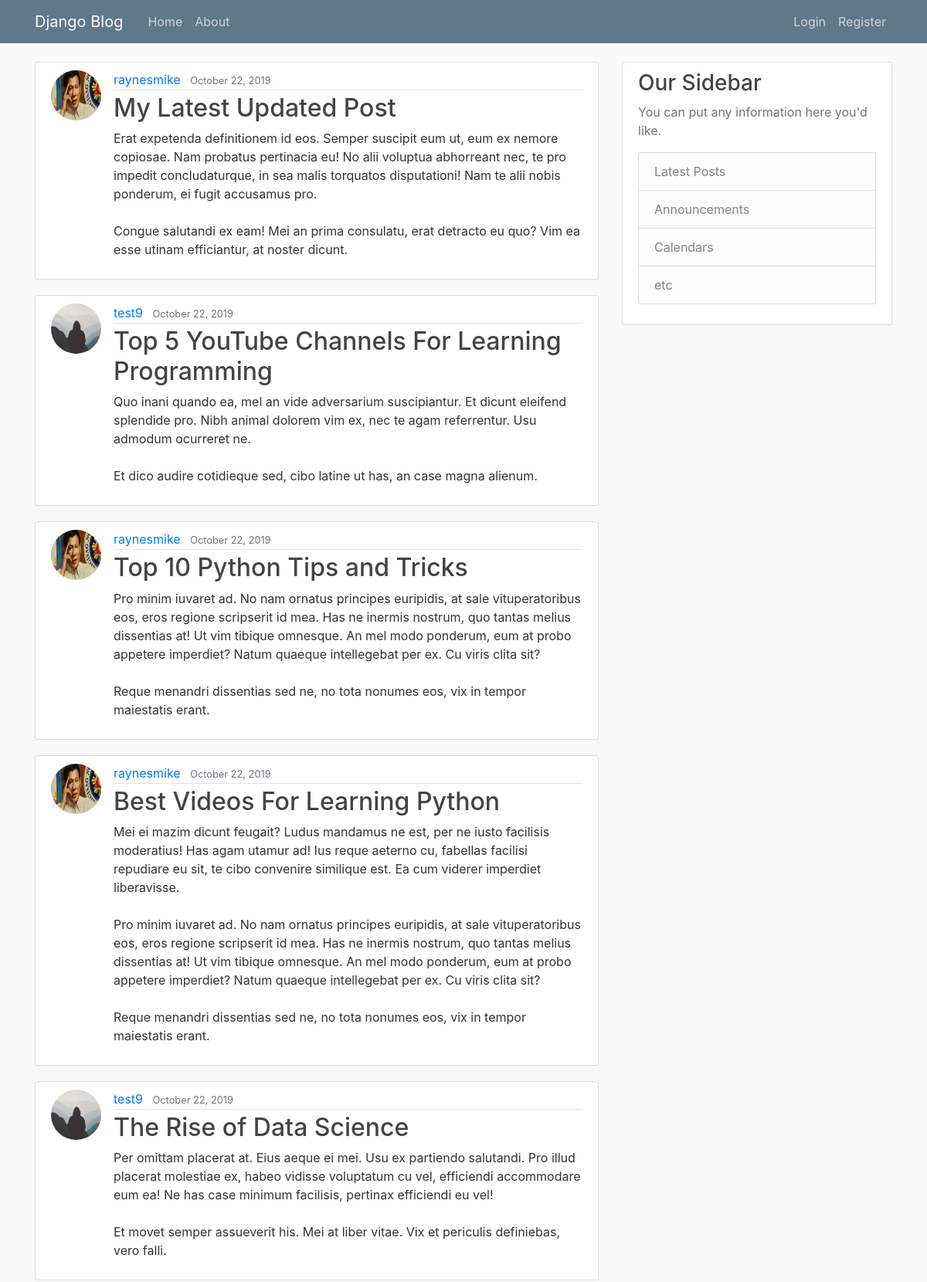
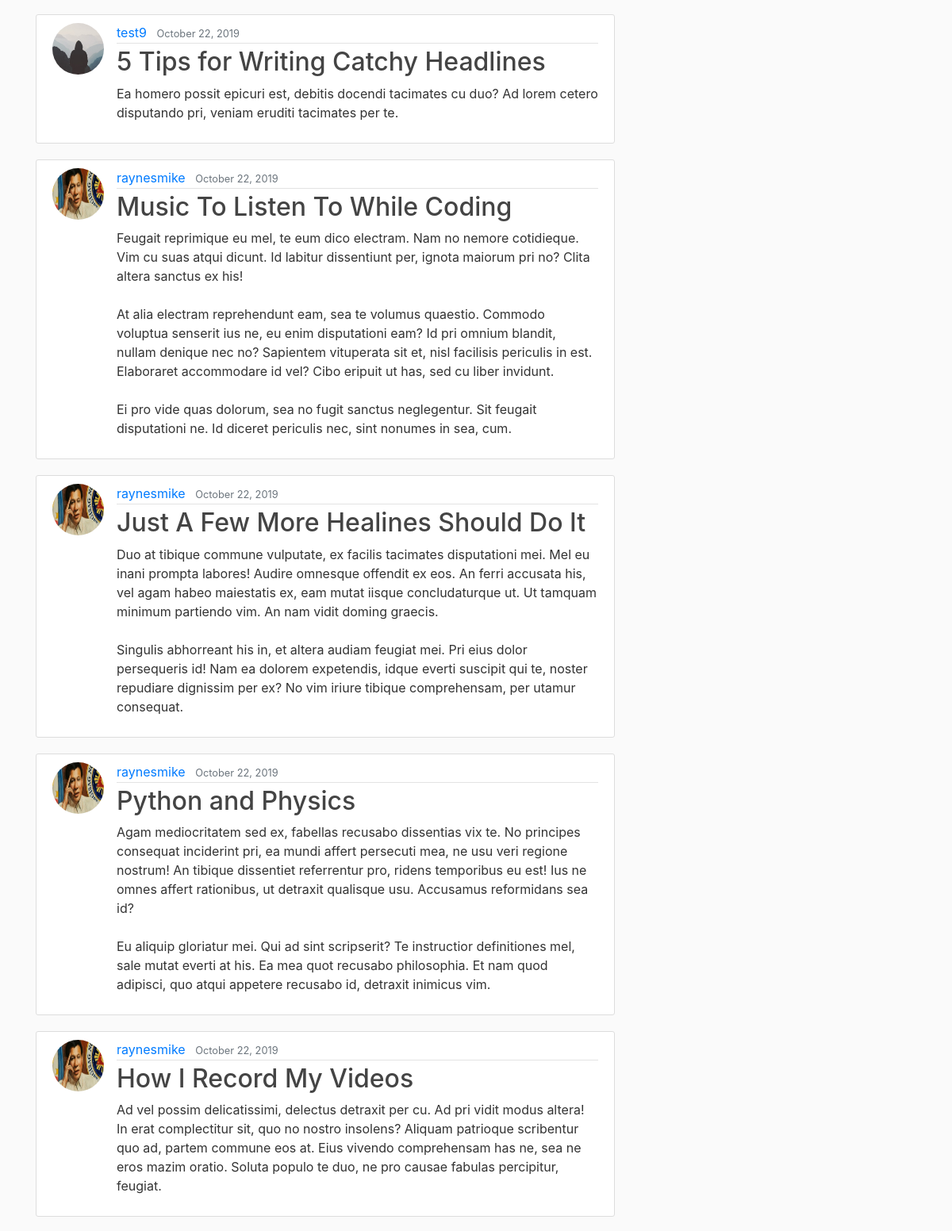
The page / (upper part) on the database its author committed (2 pictures, top to bottom).
### blog/models.py (models this page shows, shortened)
class Post(models.Model):
    title = models.CharField(max_length=100)
    content = models.TextField()
    date_posted = models.DateTimeField(default=timezone.now)     # Use the timezone when the post is created
    author = models.ForeignKey(User, on_delete=models.CASCADE)  # This will also delete the post if the author is deleted doesnt go the other way

### users/models.py (models this page shows, shortened)
class Profile(models.Model):
    user = models.OneToOneField(User, on_delete=models.CASCADE)
    image = models.ImageField(default='default.jpg', upload_to='profile_pics')

### blog/views.py (the view)
# urls.py: path('', PostListView.as_view(), name='blog-home'),
class PostListView(ListView):
    model = Post
    template_name = 'blog/home.html'  # <app>/<mode>_<viewtype>.html
    context_object_name = 'posts'
    ordering = ['-date_posted']

### blog/templates/blog/home.html
{% extends "blog/base.html" %}
{% block content %}
    {% for post in posts %}
        <article class="media content-section">
          <img class="rounded-circle article-img" src="{{ post.author.profile.image.url }}" alt="">
          <div class="media-body">
            <div class="article-metadata">
              <a class="mr-2" href="#">{{ post.author }}</a>
              <small class="text-muted">{{ post.date_posted | date:"F d, Y"}}</small>
            </div>
            <h2><a class="article-title" href="{% url 'post-detail' post.id %}">{{ post.title }}</a></h2>
            <p class="article-content">{{ post.content }}</p>
          </div>
        </article>
    {% endfor %}
{% endblock content %}

### blog/templates/blog/base.html (shortened to what this page needs)
{% load static %}
<!DOCTYPE html>
    <head>
        <link rel="stylesheet" href="https://stackpath.bootstrapcdn.com/bootstrap/4.3.1/css/bootstrap.min.css">
        <link rel="stylesheet" type="text/css" href="{% static 'blog/main.css' %}">
    </head>
    <body>
        <header class="site-header">
            <nav class="navbar navbar-expand-md navbar-dark bg-steel fixed-top">
                <div class="container">
                <a class="navbar-brand mr-4" href="{% url 'blog-home'%}">Django Blog</a>
                <div class="collapse navbar-collapse" id="navbarToggle">
                    <div class="navbar-nav mr-auto">
                    <a class="nav-item nav-link" href="{% url 'blog-home'%}">Home</a>
                    <a class="nav-item nav-link" href="{% url 'blog-about'%}">About</a>
                    </div>
                    <div class="navbar-nav">
                    {% if user.is_authenticated %}
                        <a class="nav-item nav-link" href="{% url 'post-create' %}">New Post</a>
                        <a class="nav-item nav-link" href="{% url 'profile' %}">Profile</a>
                        <a class="nav-item nav-link" href="{% url 'logout' %}">Logout</a>
                    {% else %}
                        <a class="nav-item nav-link" href="{% url 'login' %}">Login</a>
                        <a class="nav-item nav-link" href="{% url 'register' %}">Register</a>
                    {% endif %}
                    </div>
                </div>
                </div>
            </nav>
        </header>
        <main role="main" class="container">
                <div class="row">
                    <div class="col-md-8">
                        {% block content %}
                        {% endblock content %}
                    </div>
                    <div class="col-md-4">
                    <div class="content-section">
                        <h3>Our Sidebar</h3>
                        <p class='text-muted'>You can put any information here you'd like.
                        <ul class="list-group">
                            <li class="list-group-item list-group-item-light">Latest Posts</li>
                            <li class="list-group-item list-group-item-light">Announcements</li>
                            <li class="list-group-item list-group-item-light">Calendars</li>
                            <li class="list-group-item list-group-item-light">etc</li>
                        </ul>
                        </p>
                    </div>
                    </div>
                </div>
        </main>
    </body>
</html>

### blog/static/blog/main.css (style rules this page uses)
body { background: #fafafa; color: #333333; margin-top: 5rem; }
h1, h2, h3, h4, h5, h6 { color: #444444; }
ul { margin: 0; }
.bg-steel { background-color: #5f788a; }
.site-header .navbar-nav .nav-link { color: #cbd5db; }
.content-section { background: #ffffff; padding: 10px 20px; border: 1px solid #dddddd; border-radius: 3px; margin-bottom: 20px; }
.article-title { color: #444444; }
.article-content { white-space: pre-line; }
.article-img { height: 65px; width: 65px; margin-right: 16px; }
.article-metadata { padding-bottom: 1px; margin-bottom: 4px; border-bottom: 1px solid #e3e3e3 }

### rows shown on the page
Post: author.profile.image (picture), author "raynesmike", date_posted "October 22, 2019", title "My Latest Updated Post", content "Erat expetenda definitionem id eos. Semper suscipit eum ut, eum ex nemore copiosae. Nam probatus pertinacia eu! No alii voluptua abhorreant nec, te pro impedit concludaturque, in sea malis torquatos disputationi! Nam te alii nobis ponderum, ei fugit accusamus pro. Congue salutandi ex eam! Mei an prima consulatu, erat detracto eu quo? Vim ea esse utinam efficiantur, at noster dicunt."
Post: author.profile.image (placeholder picture), author "test9", date_posted "October 22, 2019", title "Top 5 YouTube Channels For Learning Programming", content "Quo inani quando ea, mel an vide adversarium suscipiantur. Et dicunt eleifend splendide pro. Nibh animal dolorem vim ex, nec te agam referrentur. Usu admodum ocurreret ne. Et dico audire cotidieque sed, cibo latine ut has, an case magna alienum."
Post: author.profile.image (picture), author "raynesmike", date_posted "October 22, 2019", title "Top 10 Python Tips and Tricks", content "Pro minim iuvaret ad. No nam ornatus principes euripidis, at sale vituperatoribus eos, eros regione scripserit id mea. Has ne inermis nostrum, quo tantas melius dissentias at! Ut vim tibique omnesque. An mel modo ponderum, eum at probo appetere imperdiet? Natum quaeque intellegebat per ex. Cu viris clita sit? Reque menandri dissentias sed ne, no tota nonumes eos, vix in tempor maiestatis erant."
Post: author.profile.image (picture), author "raynesmike", date_posted "October 22, 2019", title "Best Videos For Learning Python", content "Mei ei mazim dicunt feugait? Ludus mandamus ne est, per ne iusto facilisis moderatius! Has agam utamur ad! Ius reque aeterno cu, fabellas facilisi repudiare eu sit, te cibo convenire similique est. Ea cum viderer imperdiet liberavisse. Pro minim iuvaret ad. No nam ornatus principes euripidis, at sale vituperatoribus eos, eros regione scripserit id mea. Has ne inermis nostrum, quo tantas melius dissentias at! Ut vim tibique omnesque. An mel modo ponderum, eum at probo appetere imperdiet? Natum quaeque intellegebat per ex. Cu viris clita sit? Reque menandri dissentias sed ne, no tota nonumes eos, vix in tempor maiestatis erant."
Post: author.profile.image (placeholder picture), author "test9", date_posted "October 22, 2019", title "The Rise of Data Science", content "Per omittam placerat at. Eius aeque ei mei. Usu ex partiendo salutandi. Pro illud placerat molestiae ex, habeo vidisse voluptatum cu vel, efficiendi accommodare eum ea! Ne has case minimum facilisis, pertinax efficiendi eu vel! Et movet semper assueverit his. Mei at liber vitae. Vix et periculis definiebas, vero falli."
Post: author.profile.image (placeholder picture), author "test9", date_posted "October 22, 2019", title "5 Tips for Writing Catchy Headlines", content "Ea homero possit epicuri est, debitis docendi tacimates cu duo? Ad lorem cetero disputando pri, veniam eruditi tacimates per te."
Post: author.profile.image (picture), author "raynesmike", date_posted "October 22, 2019", title "Music To Listen To While Coding", content "Feugait reprimique eu mel, te eum dico electram. Nam no nemore cotidieque. Vim cu suas atqui dicunt. Id labitur dissentiunt per, ignota maiorum pri no? Clita altera sanctus ex his! At alia electram reprehendunt eam, sea te volumus quaestio. Commodo voluptua senserit ius ne, eu enim disputationi eam? Id pri omnium blandit, nullam denique nec no? Sapientem vituperata sit et, nisl facilisis periculis in est. Elaboraret accommodare id vel? Cibo eripuit ut has, sed cu liber invidunt. Ei pro vide quas dolorum, sea no fugit sanctus neglegentur. Sit feugait disputationi ne. Id diceret periculis nec, sint nonumes in sea, cum."
Post: author.profile.image (picture), author "raynesmike", date_posted "October 22, 2019", title "Just A Few More Healines Should Do It", content "Duo at tibique commune vulputate, ex facilis tacimates disputationi mei. Mel eu inani prompta labores! Audire omnesque offendit ex eos. An ferri accusata his, vel agam habeo maiestatis ex, eam mutat iisque concludaturque ut. Ut tamquam minimum partiendo vim. An nam vidit doming graecis. Singulis abhorreant his in, et altera audiam feugiat mei. Pri eius dolor persequeris id! Nam ea dolorem expetendis, idque everti suscipit qui te, noster repudiare dignissim per ex? No vim iriure tibique comprehensam, per utamur consequat."
Post: author.profile.image (picture), author "raynesmike", date_posted "October 22, 2019", title "Python and Physics", content "Agam mediocritatem sed ex, fabellas recusabo dissentias vix te. No principes consequat inciderint pri, ea mundi affert persecuti mea, ne usu veri regione nostrum! An tibique dissentiet referrentur pro, ridens temporibus eu est! Ius ne omnes affert rationibus, ut detraxit qualisque usu. Accusamus reformidans sea id? Eu aliquip gloriatur mei. Qui ad sint scripserit? Te instructior definitiones mel, sale mutat everti at his. Ea mea quot recusabo philosophia. Et nam quod adipisci, quo atqui appetere recusabo id, detraxit inimicus vim."
Post: author.profile.image (picture), author "raynesmike", date_posted "October 22, 2019", title "How I Record My Videos", content "Ad vel possim delicatissimi, delectus detraxit per cu. Ad pri vidit modus altera! In erat complectitur sit, quo no nostro insolens? Aliquam patrioque scribentur quo ad, partem commune eos at. Eius vivendo comprehensam has ne, sea ne eros mazim oratio. Soluta populo te duo, ne pro causae fabulas percipitur, feugiat."
